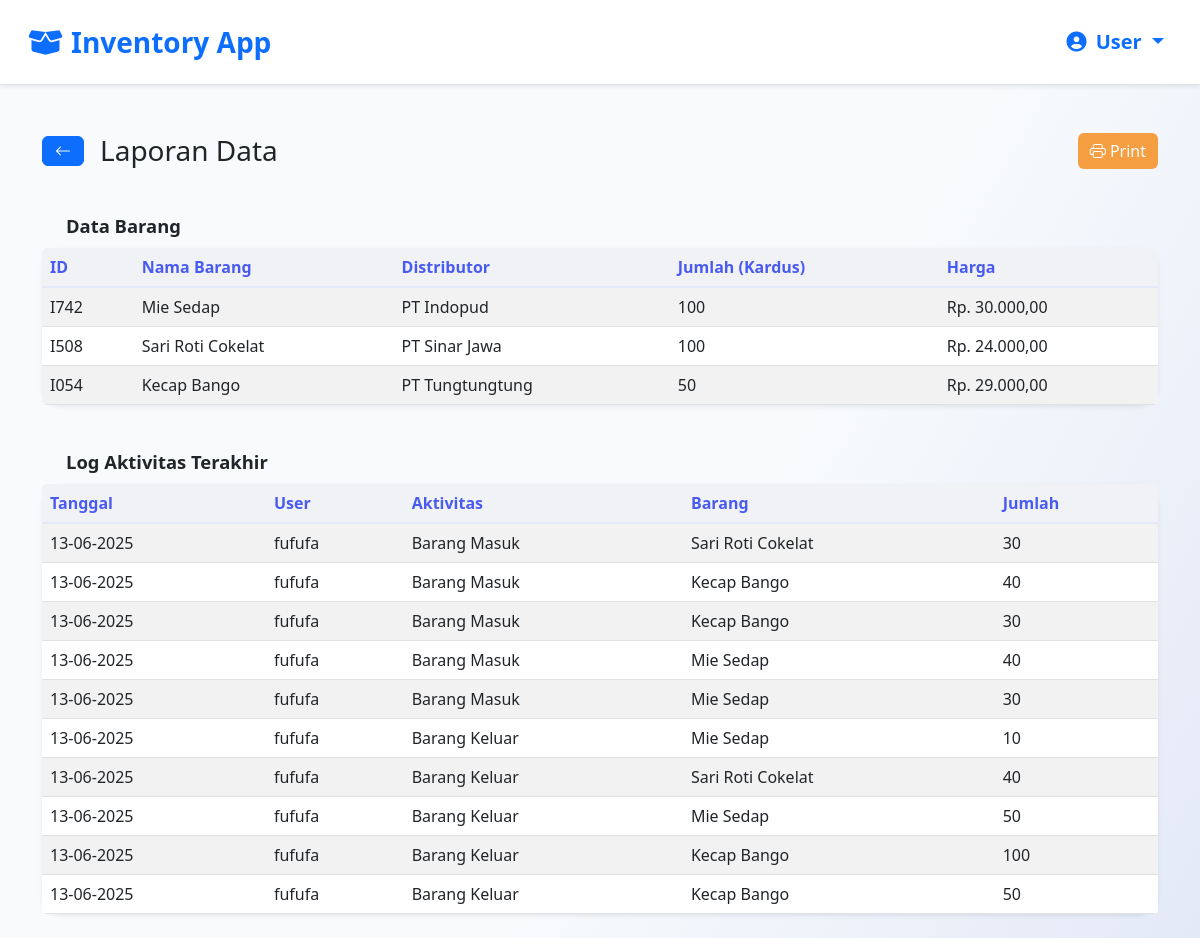
The page /pages/laporan.php on the database its author committed.
### tables this page shows
CREATE TABLE `items` (
  `id` varchar(5) NOT NULL,
  `nama_barang` varchar(100) NOT NULL,
  `distributor` text DEFAULT NULL,
  `jumlah` int(11) NOT NULL DEFAULT 0,
  `harga` decimal(10,2) NOT NULL DEFAULT 0.00
);

CREATE TABLE `log_aktivitas` (
  `id` int(11) NOT NULL,
  `user_id` varchar(5) NOT NULL,
  `id_barang` varchar(10) NOT NULL,
  `action` text NOT NULL,
  `tanggal` datetime NOT NULL DEFAULT current_timestamp()
);

CREATE TABLE `users` (
  `id` varchar(5) NOT NULL,
  `username` varchar(50) NOT NULL,
  `password` varchar(255) NOT NULL,
  `role` enum('admin','petugas') NOT NULL
);

### pages/laporan.php (the view, shortened to what this page needs)
<?php
require_once '../config/db.php';
include '../pages/navbar.php';
$barang = $conn->query("SELECT * FROM items ORDER BY id DESC");
$barangArr = [];
$resBarang = $conn->query("SELECT id, nama_barang FROM items");
while($b = $resBarang->fetch_assoc()) {
    $barangArr[$b['id']] = $b['nama_barang'];
}
$log = $conn->query("SELECT l.*, u.username, u.role
    FROM log_aktivitas l
    JOIN users u ON l.user_id = u.id
    WHERE u.role != 'admin'
    ORDER BY l.tanggal ASC LIMIT 100");
?>
<!DOCTYPE html>
<html lang="id">
<head>
    <link href="https://cdn.jsdelivr.net/npm/bootstrap@5.3.0/dist/css/bootstrap.min.css" rel="stylesheet">
    <link href="https://cdn.jsdelivr.net/npm/bootstrap-icons@1.10.5/font/bootstrap-icons.css" rel="stylesheet">
</head>
<body>
<div class="container py-4">
    <div class="d-flex align-items-center justify-content-between mb-4 no-print">
        <div class="d-flex align-items-center gap-2">
            <a
            <?php if ($_SESSION['role'] == 'admin'): ?> href="../admin/admin.php"<?php endif; ?>
            <?php if ($_SESSION['role'] == 'petugas'): ?> href="../petugas/petugas.php"<?php endif; ?>
             class="btn btn-primary me-2"><i class="bi bi-arrow-left"></i></a>
            <h3 class="mb-0">Laporan Data</h3>
        </div>
        <button class="btn btn-print" onclick="printDiv('printArea')"><i class="bi bi-printer"></i> Print</button>
    </div>
    <div class="card-title-custom">Data Barang</div>
    <div class="card shadow-sm mb-4">
        <div class="card-body p-0">
            <div class="table-responsive">
                <table class="table table-striped table-hover align-middle mb-0">
                    <thead>
                        <tr>
                            <th>ID</th>
                            <th>Nama Barang</th>
                            <th>Distributor</th>
                            <th>Jumlah (Kardus)</th>
                            <th>Harga</th>
                        </tr>
                    </thead>
                    <tbody>
                        <?php if($barang->num_rows > 0): ?>
                            <?php while($b = $barang->fetch_assoc()): ?>
                                <tr>
                                    <td><?= $b['id'] ?></td>
                                    <td><?= htmlspecialchars($b['nama_barang']) ?></td>
                                    <td><?= htmlspecialchars($b['distributor']) ?></td>
                                    <td><?= $b['jumlah'] ?></td>
                                    <td>Rp. <?= number_format($b['harga'], 2, ',', '.') ?></td>
                                </tr>
                            <?php endwhile; ?>
                        <?php else: ?>
                            <tr><td colspan="5" class="text-center text-secondary">Tidak ada data barang.</td></tr>
                        <?php endif; ?>
                    </tbody>
                </table>
            </div>
        </div>
    </div>
    <div class="card-title-custom">Log Aktivitas Terakhir</div>
    <div class="card shadow-sm">
        <div class="card-body p-0">
            <div class="table-responsive">
                <table class="table table-striped table-hover align-middle mb-0">
                    <thead>
                        <tr>
                            <th>Tanggal</th>
                            <th>User</th>
                            <th>Aktivitas</th>
                            <th>Barang</th>
                            <th>Jumlah</th>
                        </tr>
                    </thead>
                    <tbody>
                        <?php if($log->num_rows > 0): ?>
                            <?php while($l = $log->fetch_assoc()):
                                $action = $l['action'];
                                $jenis = '';
                                $namaBarang = '';
                                $jumlah = '';
                                if (stripos($action, 'barang masuk') !== false) {
                                    $jenis = 'Barang Masuk';
                                    if (preg_match('/ID Barang: ([\w\-]+)/i', $action, $match) && isset($match[1])) {
                                        $idBarang = $match[1];
                                        $namaBarang = isset($barangArr[$idBarang]) ? $barangArr[$idBarang] : '-';
                                    }
                                    if (preg_match('/jumlah: (\d+)/i', $action, $matchJumlah) && isset($matchJumlah[1])) {
                                        $jumlah = $matchJumlah[1];
                                    }
                                } elseif (stripos($action, 'barang keluar') !== false) {
                                    $jenis = 'Barang Keluar';
                                    if (preg_match('/ID Barang: ([\w\-]+)/i', $action, $match) && isset($match[1])) {
                                        $idBarang = $match[1];
                                        $namaBarang = isset($barangArr[$idBarang]) ? $barangArr[$idBarang] : '-';
                                    }
                                    if (preg_match('/jumlah: (\d+)/i', $action, $matchJumlah) && isset($matchJumlah[1])) {
                                        $jumlah = $matchJumlah[1];
                                    }
                                } else {
                                    $jenis = 'Lainnya';
                                }
                            ?>
                            <tr>
                                <td><?= !empty($l['tanggal']) ? date('d-m-Y', strtotime($l['tanggal'])) : '-' ?></td>
                                <td><?= htmlspecialchars($l['username']) ?></td>
                                <td><?= htmlspecialchars($jenis) ?></td>
                                <td><?= htmlspecialchars($namaBarang) ?></td>
                                <td><?= htmlspecialchars($jumlah) ?></td>
                            </tr>
                            <?php endwhile; ?>
                        <?php else: ?>
                            <tr><td colspan="5" class="text-center text-secondary">Belum ada log aktivitas.</td></tr>
                        <?php endif; ?>
                    </tbody>
                </table>
            </div>
        </div>
    </div>
</div>
</body>
</html>

### pages/navbar.php (shortened to what this page needs)
<?php
$username = $_SESSION['username'] ?? 'User';
?>
<nav class="navbar navbar-expand-lg bg-white border-bottom shadow-sm mb-4 p-3">
  <div class="container-fluid">
    <a class="navbar-brand fw-bold fs-3 text-primary"
      <?php if ($_SESSION['role'] == 'admin'): ?> href="../admin/admin.php"<?php endif; ?>
      <?php if ($_SESSION['role'] == 'petugas'): ?> href="../petugas/petugas.php"<?php endif; ?>
    ><i class="fas fa-box-open me-2"></i>Inventory App</class=>
    <ul class="navbar-nav">
      <li class="nav-item dropdown">
        <a class="nav-link dropdown-toggle text-primary fw-semibold fs-5" href="#" role="button" data-bs-toggle="dropdown">
          <i class="fas fa-user-circle me-1"></i> <?= ucfirst($username) ?>
        </a>
      </li>
    </ul>
  </div>
</nav>
<link href="https://cdnjs.cloudflare.com/ajax/libs/font-awesome/6.4.0/css/all.min.css" rel="stylesheet">

### pages/laporan.php (style rules this page uses)
body { background: linear-gradient(120deg, #f8fafc 60%, #e3e9f7 100%); min-height: 100vh; }
.card { border-radius: 1.2rem; box-shadow: 0 4px 24px rgba(34,34,59,0.07); border: none; }
.table { background: #fff; border-radius: 5px; overflow: hidden; }
.table thead th { background: #f0f2f5; color: #495af0; font-weight: 600; border-bottom: 2px solid #e3e9f7; }
.table-striped > tbody > tr:nth-of-type(odd) { background-color: #f8fafc; }
.btn-print { background: #f59e42; color: #fff; border: none; }
.card-title-custom { font-size: 1.15rem; font-weight: 600; margin: 0; padding: 1.2rem 1.5rem 0.5rem 1.5rem; background: none !important; border: none !important; }

### rows shown on the page
items: id "I742", nama_barang "Mie Sedap", distributor "PT Indopud", jumlah "100", harga "30.000,00"
items: id "I508", nama_barang "Sari Roti Cokelat", distributor "PT Sinar Jawa", jumlah "100", harga "24.000,00"
items: id "I054", nama_barang "Kecap Bango", distributor "PT Tungtungtung", jumlah "50", harga "29.000,00"
log_aktivitas: tanggal "13-06-2025", user.username "fufufa", action "Barang Masuk", namaBarang "Sari Roti Cokelat", jumlah "30"
log_aktivitas: tanggal "13-06-2025", user.username "fufufa", action "Barang Masuk", namaBarang "Kecap Bango", jumlah "40"
log_aktivitas: tanggal "13-06-2025", user.username "fufufa", action "Barang Masuk", namaBarang "Kecap Bango", jumlah "30"
log_aktivitas: tanggal "13-06-2025", user.username "fufufa", action "Barang Masuk", namaBarang "Mie Sedap", jumlah "40"
log_aktivitas: tanggal "13-06-2025", user.username "fufufa", action "Barang Masuk", namaBarang "Mie Sedap", jumlah "30"
log_aktivitas: tanggal "13-06-2025", user.username "fufufa", action "Barang Keluar", namaBarang "Mie Sedap", jumlah "10"
log_aktivitas: tanggal "13-06-2025", user.username "fufufa", action "Barang Keluar", namaBarang "Sari Roti Cokelat", jumlah "40"
log_aktivitas: tanggal "13-06-2025", user.username "fufufa", action "Barang Keluar", namaBarang "Mie Sedap", jumlah "50"
log_aktivitas: tanggal "13-06-2025", user.username "fufufa", action "Barang Keluar", namaBarang "Kecap Bango", jumlah "100"
log_aktivitas: tanggal "13-06-2025", user.username "fufufa", action "Barang Keluar", namaBarang "Kecap Bango", jumlah "50"

### other values the page prints
$username "User"
